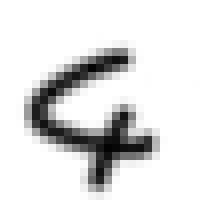
#> input picture number.png, 28 x 28 px (shown 8 times larger)
$ jupyter execute --allow-errors neuralnetwork.ipynb
#> lines starting #> are read from the running program, lines starting #| are printed output that depends on the picture
神经网络——手写数字识别

[cell 1]
import numpy
# scipy.special为sigmoid功能实现
import scipy.special
import matplotlib.pyplot


# 定义神经网络类
class neuralNetwork:
    # 初始化类
    def __init__(self, inputnodes, hiddennodes, outputnodes, learningrate):
        # 设置每次输入的输入层节点、隐藏层节点、输出层节点数量
        self.inodes = inputnodes
        self.hnodes = hiddennodes
        self.onodes = outputnodes

        # 连接权重矩阵，分别为输入——隐藏：wih 和隐藏——输出：who
        # 权重插入矩阵为w_i_j，连接的是下一层的节点i到节点j
        # w11 w21
        # w12 w22 etc
        self.wih = (numpy.random.normal(0.0, pow(self.hnodes, -0.5), (self.hnodes, self.inodes)))
        self.who = (numpy.random.normal(0.0, pow(self.onodes, -0.5), (self.onodes, self.hnodes)))

        # 学习率
        self.lr = learningrate

        # 定义activation方法用来创建匿名函数实现sigmoid功能
        self.activation_function = lambda x: scipy.special.expit(x)

        pass

    # 训练神经网络
    def train(self, inputs_list, targets_list):
        # 将输入填入二维数组
        inputs = numpy.array(inputs_list, ndmin=2).T
        targets = numpy.array(targets_list, ndmin=2).T

        # 计算传入隐藏层的信号
        hidden_inputs = numpy.dot(self.wih, inputs)
        # 计算隐藏层的输出信号
        hidden_outputs = self.activation_function(hidden_inputs)

        # 计算传入输出层的信号
        final_inputs = numpy.dot(self.who, hidden_outputs)
        # 计算输出层的输出信号
        final_outputs = self.activation_function(final_inputs)

        # 计算误差(目标值 - 实际值)
        output_errors = targets - final_outputs

        # 计算隐藏层节点反向传播误差（who矩阵点乘输出误差矩阵）
        hidden_errors = numpy.dot(self.who.T, output_errors)

        # 更新连接隐藏层和输出层的权重矩阵
        self.who += self.lr * numpy.dot((output_errors * final_outputs * (1.0 - final_outputs)), numpy.transpose(hidden_outputs))
        # 更新连接输入层和隐藏层的权重矩阵
        self.wih += self.lr * numpy.dot((hidden_errors * hidden_outputs * (1.0 - hidden_outputs)), numpy.transpose(inputs))

        pass

    # 查询神经网络
    def query(self, inputs_list):
        # 将输入填入二维数组
        inputs = numpy.array(inputs_list, ndmin=2).T

        # 计算传入隐藏层的信号
        hidden_inputs = numpy.dot(self.wih, inputs)
        # 计算隐藏层的输出信号
        hidden_outputs = self.activation_function(hidden_inputs)

        # 计算传入输出层的信号
        final_inputs = numpy.dot(self.who, hidden_outputs)
        # 计算输出层的输出信号
        final_outputs = self.activation_function(final_inputs)
        return final_outputs

训练模型

[cell 2]
# 训练模型
# 输入层、隐藏层、输出层节点数
input_nodes = 784
hidden_nodes = 100
output_nodes = 10

# 学习率
learing_rate = 0.3

# 创建神经网络实例
n = neuralNetwork(input_nodes, hidden_nodes, output_nodes, learing_rate)

# 载入训练集
#> (the rest of this cell did not finish here and is left out)

测试模型

#> (a cell that did not finish here is left out)

#> (a cell that did not finish here is left out)

测试训练模型的准确性

#> (a cell that did not finish here is left out)

手写体测试

[cell 6]
import imageio
img_array = imageio.imread("number.png", as_gray=True)
#> img_array is the input picture: shape (28, 28) float32; min 3, max 255, mean 228.2
img_data  = 255.0 - img_array.reshape(784)
#> img_data = 784 values, max 252 at index 517, min 0 at index 0, mean 26.78
img_data = (img_data / 255.0 * 0.99) + 0.01
#> img_data = 784 values, max 0.988 at index 517, min 0.01 at index 0, mean 0.114
out = n.query(img_data)
#> in query, `inputs = numpy.array(inputs_list, ndmin=2).T`: inputs has the same summary as img_data outside query
#> in query, `hidden_inputs = numpy.dot(self.wih, inputs)`: hidden_inputs = 100 values, max 1.98 at index 98, min -2.11 at index 43, mean 0.0179
#> in query, `hidden_inputs = numpy.dot(self.wih, inputs)`:
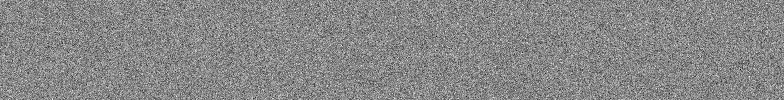
#> self.wih: shape (100, 784) float64; min -0.485, max 0.424, mean -0.000273; drawn with min black and max white
#> in query, `hidden_outputs = self.activation_function(hidden_inputs)`: hidden_outputs = 100 values, max 0.879 at index 98, min 0.108 at index 43, mean 0.503
#> in query, `final_inputs = numpy.dot(self.who, hidden_outputs)`: final_inputs = [-0.563, -0.0516, -1.78, 0.116, -0.869, -0.0265, -2.33, 3.42, -0.176, -0.539]
#> in query, `final_outputs = self.activation_function(final_inputs)`: final_outputs = [0.363, 0.487, 0.145, 0.529, 0.295, 0.493, 0.0884, 0.968, 0.456, 0.369]
#> out has the same summary as final_outputs in query
outnum = numpy.argmax(out)
#> outnum = 7
print("手写数字识别为：",outnum)
#| 手写数字识别为： 7
